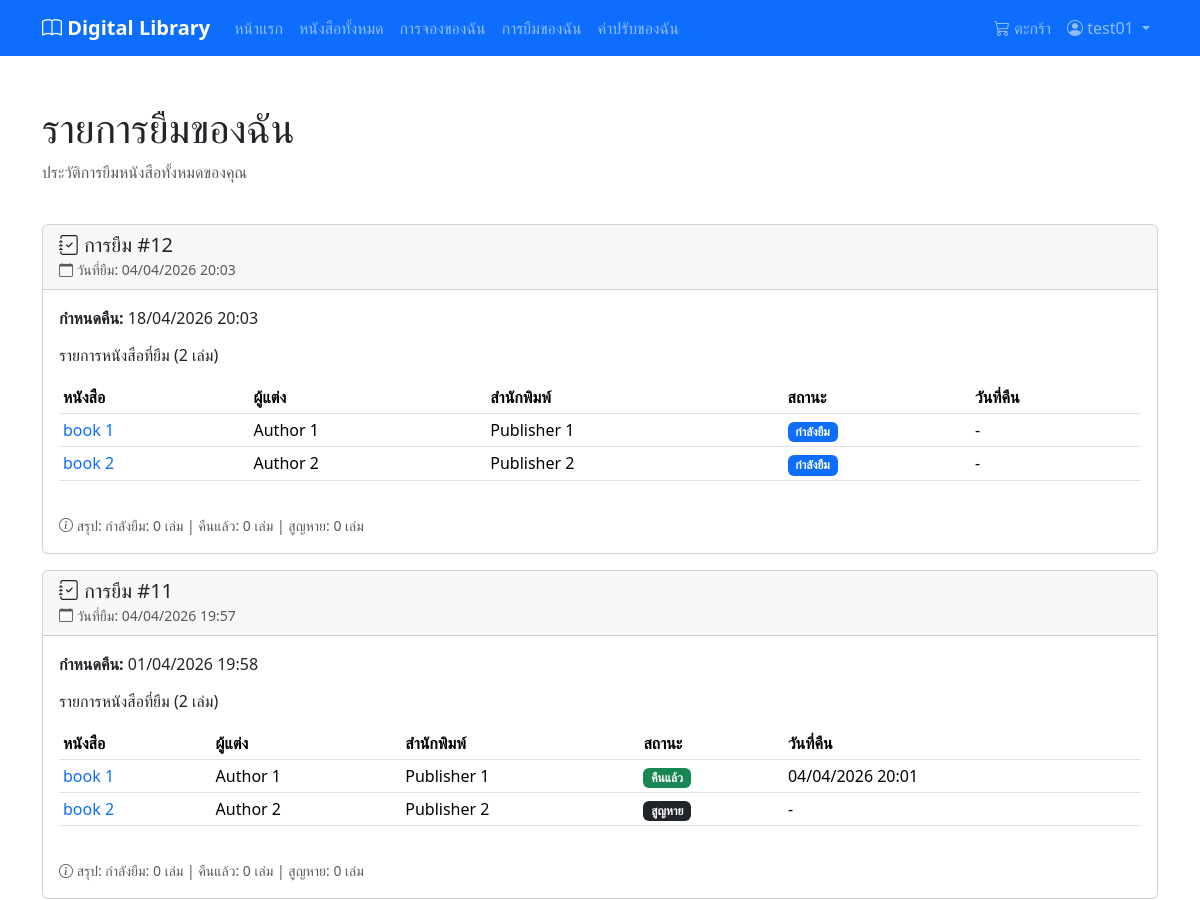
The page /loans/my-loans/ (signed in, upper part) on the database as committed earlier.
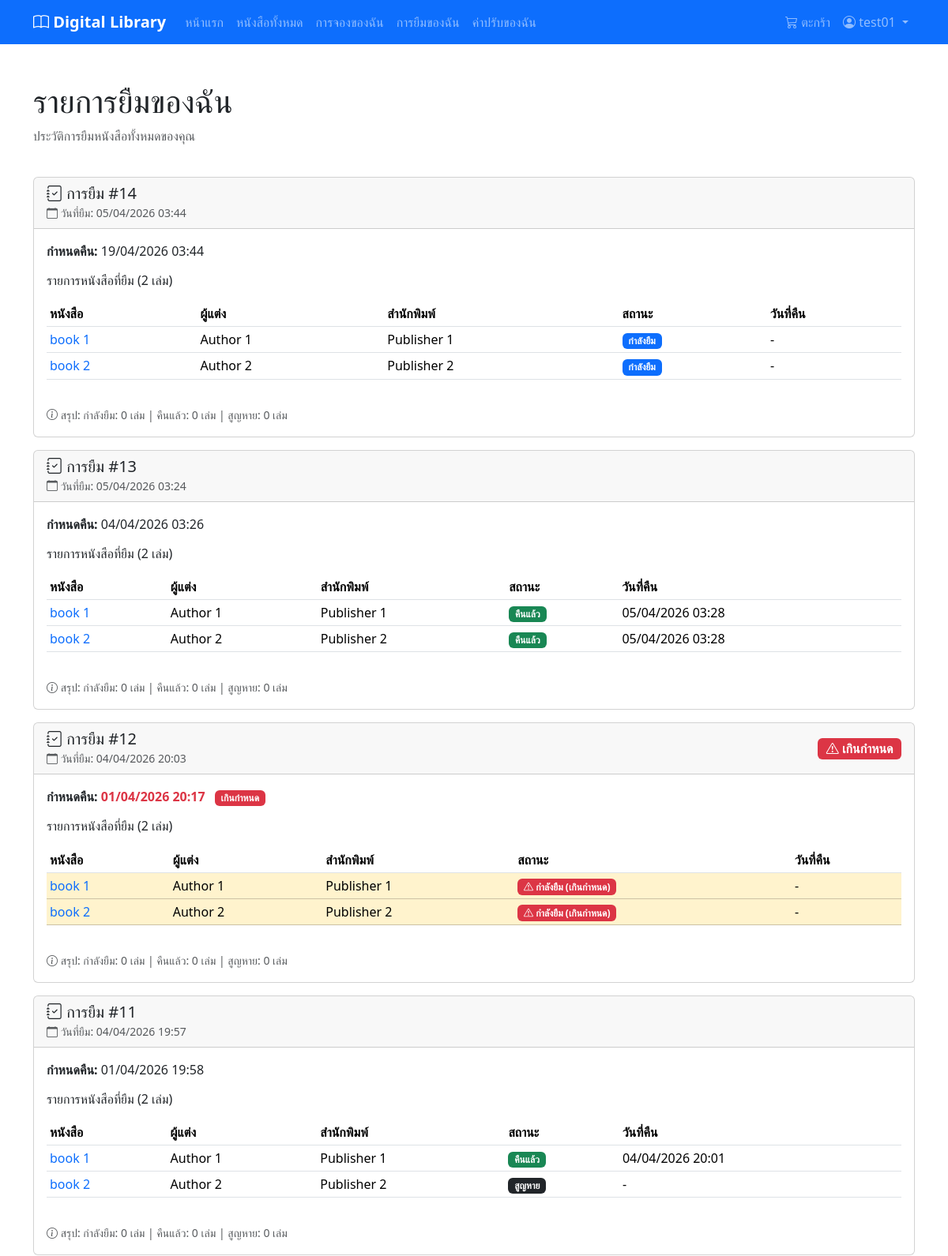
The same page on the database as committed later.
### loans/models.py (models this page shows, shortened)
class LoanBatch(models.Model):
    STATUS_CHOICES = [
        ('active', 'Active'),
        ('completed', 'Completed'),
    ]
    user = models.ForeignKey(
        settings.AUTH_USER_MODEL,
        on_delete=models.CASCADE,
        related_name='loan_batches'
    )
    status = models.CharField(
        max_length=20,
        choices=STATUS_CHOICES,
        default='active'
    )
    due_date = models.DateTimeField(null=True, blank=True)
    updated_at = models.DateTimeField(auto_now=True)
    created_at = models.DateTimeField(auto_now_add=True)
    class Meta:
        db_table = 'loan_batches'
        verbose_name = 'Loan Batch'
        verbose_name_plural = 'Loan Batches'
        ordering = ['-created_at']

class LoanItem(models.Model):
    STATUS_CHOICES = [
        ('borrowed', 'Borrowed'),
        ('returned', 'Returned'),
        ('lost', 'Lost'),
    ]
    book = models.ForeignKey(
        Book,
        on_delete=models.CASCADE,
        related_name='loan_items'
    )
    loan_batch = models.ForeignKey(
        LoanBatch,
        on_delete=models.CASCADE,
        related_name='loan_items'
    )
    reservation = models.OneToOneField(
        Reservation,
        on_delete=models.SET_NULL,
        null=True,
        blank=True,
        related_name='loan_item'
    )
    status = models.CharField(
        max_length=20,
        choices=STATUS_CHOICES,
        default='borrowed'
    )
    returned_at = models.DateTimeField(null=True, blank=True)
    updated_at = models.DateTimeField(auto_now=True)
    created_at = models.DateTimeField(auto_now_add=True)
    class Meta:
        db_table = 'loan_items'
        verbose_name = 'Loan Item'
        verbose_name_plural = 'Loan Items'
        ordering = ['-created_at']

### books/models.py (models this page shows, shortened)
class Book(models.Model):
    id = models.AutoField(primary_key=True)
    title = models.CharField(max_length=255)
    description = models.TextField(null=True, blank=True)
    image_url = models.ImageField(
        upload_to="books/covers/",
        max_length=255,
        null=True,
        blank=True,
    )
    total_quantity = models.IntegerField(default=0)
    available_quantity = models.IntegerField(default=0)
    publish_year = models.IntegerField(null=True, blank=True)
    publisher = models.ForeignKey(
        "Publisher",
        on_delete=models.SET_NULL,
        null=True,
        blank=True,
    )
    authors = models.ManyToManyField(
        "Author",
        through="BookAuthor",
        related_name="books",
    )
    categories = models.ManyToManyField(
        "Category",
        through="BookCategory",
        related_name="books",
    )
    updated_at = models.DateTimeField(auto_now=True)
    created_at = models.DateTimeField(auto_now_add=True)
    class Meta:
        db_table = "books"
        verbose_name = "Book"
        verbose_name_plural = "Books"
        constraints = [
            models.CheckConstraint(
                check=Q(total_quantity__gte=0),
                name="check_books_total_quantity_gte_0",
            ),
            models.CheckConstraint(
                check=Q(available_quantity__gte=0),
                name="check_books_available_quantity_gte_0",
            ),
            models.CheckConstraint(
                check=Q(publish_year__isnull=True) | Q(publish_year__gte=0),
                name="check_books_publish_year_gte_0_or_null",
            ),
        ]

class Author(models.Model):
    id = models.AutoField(primary_key=True)
    name = models.CharField(max_length=255)
    updated_at = models.DateTimeField(auto_now=True)
    created_at = models.DateTimeField(auto_now_add=True)
    class Meta:
        db_table = "authors"
        verbose_name = "Author"
        verbose_name_plural = "Authors"

class Publisher(models.Model):
    id = models.AutoField(primary_key=True)
    name = models.CharField(max_length=255, unique=True)
    updated_at = models.DateTimeField(auto_now=True)
    created_at = models.DateTimeField(auto_now_add=True)
    class Meta:
        db_table = "publishers"
        verbose_name = "Publisher"
        verbose_name_plural = "Publishers"

### loans/views.py (the view)
# urls.py: path('my-loans/', views.my_loans_view, name='my_loans'),
@login_required
def my_loans_view(request):
    loan_batches = LoanBatch.objects.filter(
        user=request.user
    ).prefetch_related(
        'loan_items__book__authors',
        'loan_items__book__publisher'
    ).order_by('-created_at')
    now = timezone.now()
    for batch in loan_batches:
        batch.is_overdue = batch.status == 'active' and batch.due_date and batch.due_date < now
        for item in batch.loan_items.all():
            item.is_overdue = batch.is_overdue and item.status == 'borrowed'
    context = {
        'loan_batches': loan_batches,
    }
    return render(request, 'loans/my_loans.html', context)

### books/cart.py (called while the page is built)
    def count(self):
        return len(self.cart)

### books/context_processors.py (called while the page is built)
def cart_context(request):
    cart = Cart(request)
    return {
        'cart_count': cart.count()
    }

### templates/loans/my_loans.html (shortened to what the changed rows need)
{% extends 'base.html' %}
{% block content %}
<div class="container mt-4">
    <div class="row mb-4">
        <div class="col">
            <h1>รายการยืมของฉัน</h1>
        </div>
    </div>
    {% if loan_batches %}
    <div class="row">
        <div class="col">
            {% for batch in loan_batches %}
            <div class="card mb-3">
                <div class="card-header d-flex justify-content-between align-items-center">
                    <div>
                        <h5 class="mb-0">
                            <i class="bi bi-journal-check"></i>
                            การยืม #{{ batch.id }}
                        </h5>
                        <small class="text-muted">
                            <i class="bi bi-calendar"></i> วันที่ยืม: {{ batch.created_at|date:"d/m/Y H:i" }}
                        </small>
                    </div>
                    <div>
                        {% if batch.is_overdue %}
                        <span class="badge bg-danger fs-6">
                            <i class="bi bi-exclamation-triangle"></i> เกินกำหนด
                        </span>
                        {% endif %}
                    </div>
                </div>
                <div class="card-body">
                    {% if batch.due_date %}
                    <div class="mb-3">
                        <strong>กำหนดคืน:</strong>
                        <span class="{% if batch.is_overdue %}text-danger fw-bold{% endif %}">
                            {{ batch.due_date|date:"d/m/Y H:i" }}
                        </span>
                        {% if batch.is_overdue %}
                        <span class="badge bg-danger ms-2">เกินกำหนด</span>
                        {% endif %}
                    </div>
                    {% endif %}
                    <h6 class="mb-3">รายการหนังสือที่ยืม ({{ batch.loan_items.count }} เล่ม)</h6>
                    <div class="table-responsive">
                        <table class="table table-sm">
                            <thead>
                                <tr>
                                    <th>หนังสือ</th>
                                    <th>ผู้แต่ง</th>
                                    <th>สำนักพิมพ์</th>
                                    <th>สถานะ</th>
                                    <th>วันที่คืน</th>
                                </tr>
                            </thead>
                            <tbody>
                                {% for item in batch.loan_items.all %}
                                <tr class="{% if item.is_overdue %}table-warning{% endif %}">
                                    <td>
                                        <a href="{% url 'books:book_detail' item.book.id %}" class="text-decoration-none">
                                            {{ item.book.title }}
                                        </a>
                                    </td>
                                    <td>
                                        {% if item.book.authors.all %}
                                            {% for author in item.book.authors.all %}
                                                {{ author.name }}{% if not forloop.last %}, {% endif %}
                                            {% endfor %}
                                        {% else %}
                                            -
                                        {% endif %}
                                    </td>
                                    <td>{{ item.book.publisher.name|default:"-" }}</td>
                                    <td>
                                        {% if item.status == 'borrowed' %}
                                            {% if item.is_overdue %}
                                            <span class="badge bg-danger">
                                                <i class="bi bi-exclamation-triangle"></i> กำลังยืม (เกินกำหนด)
                                            </span>
                                            {% else %}
                                            <span class="badge bg-primary">กำลังยืม</span>
                                            {% endif %}
                                        {% elif item.status == 'returned' %}
                                        <span class="badge bg-success">คืนแล้ว</span>
                                        {% elif item.status == 'lost' %}
                                        <span class="badge bg-dark">สูญหาย</span>
                                        {% endif %}
                                    </td>
                                    <td>
                                        {% if item.returned_at %}
                                        {{ item.returned_at|date:"d/m/Y H:i" }}
                                        {% else %}
                                        -
                                        {% endif %}
                                    </td>
                                </tr>
                                {% endfor %}
                            </tbody>
                        </table>
                    </div>
                    <div class="mt-3">
                        <small class="text-muted">
                            <i class="bi bi-info-circle"></i>
                            สรุป:
                            {% with borrowed=batch.loan_items.filter|add:"status=borrowed" returned=batch.loan_items.filter|add:"status=returned" lost=batch.loan_items.filter|add:"status=lost" %}
                                กำลังยืม: {{ batch.loan_items.all|length|add:"-"|add:batch.loan_items.filter|length }} เล่ม |
                                คืนแล้ว: {{ batch.loan_items.all|length|add:"-"|add:batch.loan_items.filter|length }} เล่ม
                                {% if batch.loan_items.filter.exists %}
                                | สูญหาย: {{ batch.loan_items.all|length|add:"-"|add:batch.loan_items.filter|length }} เล่ม
                                {% endif %}
                            {% endwith %}
                        </small>
                    </div>
                </div>
            </div>
            {% endfor %}
        </div>
    </div>
    {% else %}
    <div class="alert alert-info">
        <i class="bi bi-info-circle"></i> คุณยังไม่มีประวัติการยืมหนังสือ
    </div>
    {% endif %}
</div>
{% endblock %}

Rows that differ between the two databases and show on the page:
added LoanBatch: id "14", created_at "05/04/2026 03:44", due_date "19/04/2026 03:44", loan_items.count "2", loan_items.all|length "0", Author (name "Author 1"), Author (name "Author 2")
added LoanItem: book "book 1", book.publisher.name "Publisher 1", status "กำลังยืม", Author (name "Author 1"), shown under "14"
added LoanItem: book "book 2", book.publisher.name "Publisher 2", status "กำลังยืม", Author (name "Author 2"), shown under "14"
added LoanBatch: id "13", created_at "05/04/2026 03:24", due_date "04/04/2026 03:26", loan_items.count "2", loan_items.all|length "0", Author (name "Author 1"), Author (name "Author 2")
added LoanItem: book "book 1", book.publisher.name "Publisher 1", status "คืนแล้ว", returned_at "05/04/2026 03:28", Author (name "Author 1"), shown under "13"
added LoanItem: book "book 2", book.publisher.name "Publisher 2", status "คืนแล้ว", returned_at "05/04/2026 03:28", Author (name "Author 2"), shown under "13"
changed LoanBatch id 12: due_date "18/04/2026 20:03" → "01/04/2026 20:17"; now shows "เกินกำหนด"
computed for LoanItem (number 5 of 8 on the later page): text "กำลังยืม" → "กำลังยืม (เกินกำหนด)"
computed for LoanItem (number 6 of 8 on the later page): text "กำลังยืม" → "กำลังยืม (เกินกำหนด)"
